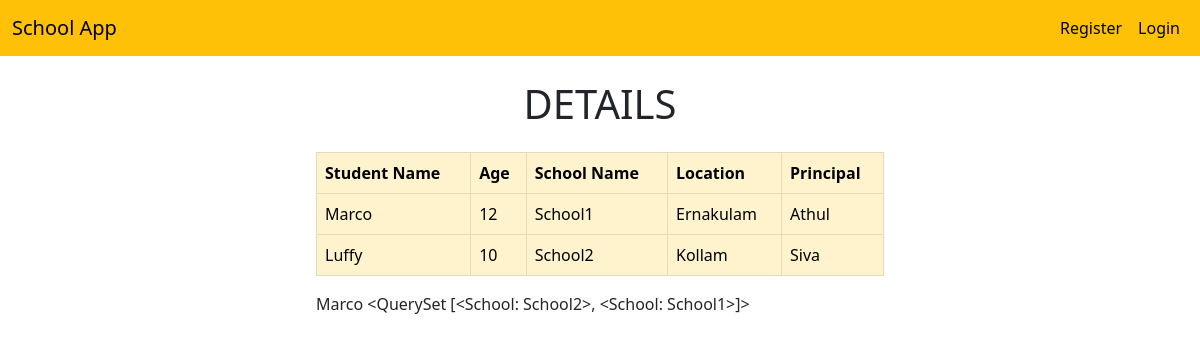
The app's page /studentlist with its own data.
### app1/models.py (models this page shows)
class Student(models.Model):
    name=models.CharField(max_length=20)
    age=models.IntegerField()
    school=models.ForeignKey(School,on_delete=models.CASCADE,related_name="student")

class School(models.Model):
    name=models.CharField(max_length=20)
    principle=models.CharField(max_length=20)
    location=models.CharField(max_length=30)
    def __str__(self):
        return self.name

### app1/views.py (the view)
# urls.py: path('studentlist', views.Studentlist.as_view(), name="studentlist"),
class Studentlist(ListView):
    model=Student
    template_name="studentlist.html"
    context_object_name="student"
    def get_queryset(self):
        qs=super().get_queryset()
        queryset=qs.filter(age__lt="13")
        return queryset
    def get_context_data(self):
        context=super().get_context_data()  #calling the parent get_context_data()
        context['name']='Marco'
        context['school']=School.objects.all()
        return context

### template/studentlist.html
{% extends 'base.html' %}
{% block content %}
<h1 style="text-align:center;" class="mt-4">DETAILS</h1>
<div class="container w-50 mx-auto p-3">
    <table class="table table-bordered table-warning">
  <tr>
    <th>Student Name</th>
    <th>Age</th>
    <th>School Name</th>
    <th>Location</th>
    <th>Principal</th>
  </tr>
  {% for i in student %}
  <tr>
    <td>{{i.name}}</td>
    <td>{{i.age}}</td>
    <td>{{i.school.name}}</td>
    <td>{{i.school.location}}</td>
    <td>{{i.school.principle}}</td>
  </tr>
  {% endfor %}
</table>
    {{name}}
    {{school}}
</div>
{% endblock %}

### template/base.html (shortened to what this page needs)
<!DOCTYPE html>
<html lang="en">
<head>
  <link href="https://cdn.jsdelivr.net/npm/bootstrap@5.0.2/dist/css/bootstrap.min.css" rel="stylesheet">
</head>
<body>
<nav class="navbar navbar-expand-lg navbar-light bg-warning">
  <div class="container-fluid">
    <a class="navbar-brand" href="..">School App</a>
    <div class="collapse navbar-collapse" id="navbarSupportedContent">
      <ul class="navbar-nav ms-auto mb-2 mb-lg-0">
        {% if user.is_authenticated %}
        <li class="nav-item">
          <a class="nav-link" aria-current="page" href="{% url 'home' %}">Home</a>
        </li>
          <li class="nav-item">
          <a class="nav-link" aria-current="page" href="{% url 'add' %}">AddSchool</a>
        </li>
          <li class="nav-item">
          <a class="nav-link" aria-current="page" href="{% url 'addstudent' %}">AddStudent</a>
        </li>
        <li class="nav-item">
          <a class="nav-link" aria-current="page" href="{% url 'schoollist' %}">SchoolList</a>
        </li>
        </li>
        <li class="nav-item">
          <a class="nav-link" aria-current="page" href="{% url 'studentlist' %}">StudentList</a>
        </li>
        <li class="nav-item">
          <a class="nav-link" aria-current="page" href="{% url 'logout' %}">Logout</a>
        </li>
        {% else %}
        <li class="nav-item">
          <a class="nav-link" aria-current="page" href="{% url 'register' %}">Register</a>
        </li>
          <li class="nav-item">
          <a class="nav-link" aria-current="page" href="{% url 'login' %}">Login</a>
        </li>
        {% endif %}
      </ul>
    </div>
  </div>
</nav>
{% block content %}
{% endblock %}
</body>
</html>

### template/base.html (style rules this page uses)
.navbar-light .navbar-nav .nav-link { color:#030200!important; }
.navbar-light .navbar-brand { color:#030200!important; }

### records on screen
Student: name "Marco", age "12", school.name "School1", school.location "Ernakulam", school.principle "Athul"
Student: name "Luffy", age "10", school.name "School2", school.location "Kollam", school.principle "Siva"
School: name.name "<QuerySet [<School: School2>, <School: School1>]>"
